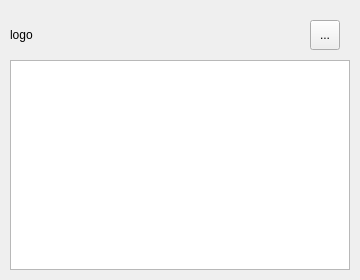
<?xml version="1.0" encoding="UTF-8"?>
<ui version="4.0">
 <class>MoAdminDialog</class>
 <widget class="QDialog" name="MoAdminDialog">
  <property name="geometry">
   <rect>
    <x>0</x>
    <y>0</y>
    <width>360</width>
    <height>280</height>
   </rect>
  </property>
  <property name="windowTitle">
   <string>后台统计</string>
  </property>
  <widget class="QTableView" name="tableView">
   <property name="geometry">
    <rect>
     <x>10</x>
     <y>60</y>
     <width>340</width>
     <height>210</height>
    </rect>
   </property>
  </widget>
  <widget class="QToolButton" name="refreshBtn">
   <property name="geometry">
    <rect>
     <x>310</x>
     <y>20</y>
     <width>30</width>
     <height>30</height>
    </rect>
   </property>
   <property name="text">
    <string>...</string>
   </property>
   <property name="icon">
    <iconset resource="images.qrc">
     <normaloff>:/images/refresh.png</normaloff>:/images/refresh.png</iconset>
   </property>
   <property name="iconSize">
    <size>
     <width>20</width>
     <height>20</height>
    </size>
   </property>
  </widget>
  <widget class="QLabel" name="logoLabel">
   <property name="geometry">
    <rect>
     <x>10</x>
     <y>10</y>
     <width>50</width>
     <height>50</height>
    </rect>
   </property>
   <property name="text">
    <string>logo</string>
   </property>
  </widget>
  <widget class="QLabel" name="countLabel">
   <property name="geometry">
    <rect>
     <x>120</x>
     <y>10</y>
     <width>120</width>
     <height>40</height>
    </rect>
   </property>
   <property name="font">
    <font>
     <pointsize>15</pointsize>
    </font>
   </property>
   <property name="text">
    <string/>
   </property>
   <property name="alignment">
    <set>Qt::AlignBottom|Qt::AlignHCenter</set>
   </property>
  </widget>
 </widget>
 <resources>
  <include location="images.qrc"/>
 </resources>
 <connections/>
</ui>
